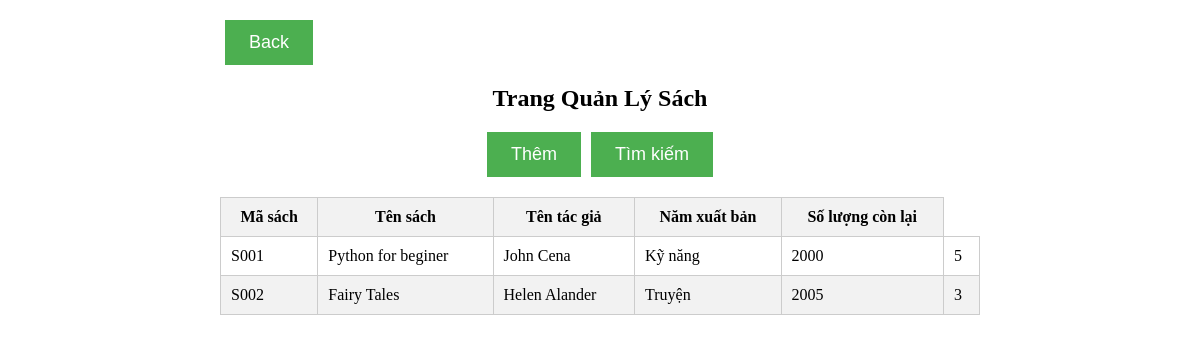
The page /quan-ly-sach/ on the database its author committed.
### quan_ly_sach/models.py (models this page shows, shortened)
class Sach(models.Model):
    ma_sach = models.CharField(max_length=10, unique=True)
    ten_sach = models.CharField(max_length=200)
    ten_tac_gia = models.CharField(max_length=100)
    nam_xuat_ban = models.PositiveIntegerField()
    so_luong_con = models.PositiveIntegerField()
    so_luong_muon = models.PositiveIntegerField(default=0)
    LOAI_SACH_CHOICES = [
        ('TRUYEN', 'Truyện'),
        ('KY_NANG', 'Kỹ năng'),
        ('KIEN_THUC', 'Kiến thức'),
        ('VAN_HOC', 'Văn học'),
        ('KHOA_HOC', 'Khoa học'),
        ('KHAC', 'Khác'),
    ]
    loai_sach = models.CharField(max_length=10, choices=LOAI_SACH_CHOICES)

### quan_ly_sach/views.py (the view)
# urls.py: path('', views.quan_ly_sach_view, name='quan_ly_sach'),
def quan_ly_sach_view(request):
	button = request.POST.get('button')
	if button == 'back':
		return redirect('menu')
	books = Sach.objects.all()
	addForm = AddBook()
	updateForm = UpdateBook()
	context = {
		'books': books,
		'addForm': addForm,
		'updateForm': updateForm,
	}
	button = request.POST.get('button')
	if button == 'back':
		return redirect('menu')
	return render(request, 'quanLySach.html', context)

### quan_ly_sach/templates/quanLySach.html (shortened to what this page needs)
<!DOCTYPE html>
<html lang="en">
<head>
    {% load static %}
    <link rel="stylesheet" href="{% static 'quan_ly_sach/quanLySach.css' %}">
</head>
<body>
    <div class="container">
        <form  method="post" action="{% url 'quan_ly_sach' %}">
        <button class="back-btn" name="button" value="back">Back</button>
        </form>
        <h2>Trang Quản Lý Sách</h2>
            <div class="button-row">
                <button type="button" onclick="show('addDialog')">Thêm</button>
                <button class="search-btn" onclick="show('searchDialog')">Tìm kiếm</button>
            </div>
        <table class="book-table">
            <thead>
                <tr>
                    <th>Mã sách</th>
                    <th>Tên sách</th>
                    <th>Tên tác giả</th>
                    <th>Năm xuất bản</th>
                    <th>Số lượng còn lại</th>
                </tr>
            </thead>
            <tbody>
                {% for book in books %}
                <tr data-ma_sach="{{ book.ma_sach }}" data-ten_sach="{{ book.ten_sach }}" data-ten_tac_gia="{{ book.ten_tac_gia }}" data-loai_sach="{{ book.loai_sach }}" data-nam_xuat_ban="{{ book.nam_xuat_ban }}" data-so_luong_con="{{ book.so_luong_con }}">
                    <td>{{ book.ma_sach }}</td>
                    <td>{{ book.ten_sach }}</td>
                    <td>{{ book.ten_tac_gia }}</td>
                    <td>
                        {% if book.loai_sach == 'TRUYEN' %}
                            Truyện
                        {% elif book.loai_sach == 'KY_NANG' %}
                            Kỹ năng
                        {% elif book.loai_sach == 'KIEN_THUC' %}
                            Kiến thức
                        {% elif book.loai_sach == 'VAN_HOC' %}
                            Văn học
                        {% elif book.loai_sach == 'KHOA_HOC' %}
                            Khoa học
                        {% else %}
                            Khác
                        {% endif %}
                    </td>
                    <td>{{ book.nam_xuat_ban }}</td>
                    <td>{{ book.so_luong_con }}</td>
                </tr>
                {% endfor %}
            </tbody>
        </table>
    </div>
</body>
</html>

### quan_ly_sach/static/quan_ly_sach/quanLySach.css (style rules this page uses)
body, div { margin: 0; padding: 0; box-sizing: border-box; }
.container { max-width: 800px; margin: 0 auto; padding: 20px; }
h2 { text-align: center; margin-bottom: 20px; }
.button-row { display: flex; justify-content: center; margin-top: 20px; }
.button-row button { margin: 0 5px; padding: 12px 24px; font-size: 18px; border: none; background-color: #4CAF50; color: white; cursor: pointer; }
.book-table { width: 100%; border-collapse: collapse; margin-top: 20px; }
.book-table th, .book-table td { padding: 10px; border: 1px solid #ccc; }
.book-table th { background-color: #f2f2f2; }
.book-table tr:nth-child(even) { background-color: #f2f2f2; }
.back-btn { background-color: #4CAF50; color: white; margin: 0 5px; padding: 12px 24px; font-size: 18px; border: none; cursor: pointer; }

### rows shown on the page
Sach: ma_sach "S001", ten_sach "Python for beginer", ten_tac_gia "John Cena", loai_sach "Kỹ năng", nam_xuat_ban "2000", so_luong_con "5"
Sach: ma_sach "S002", ten_sach "Fairy Tales", ten_tac_gia "Helen Alander", loai_sach "Truyện", nam_xuat_ban "2005", so_luong_con "3"
